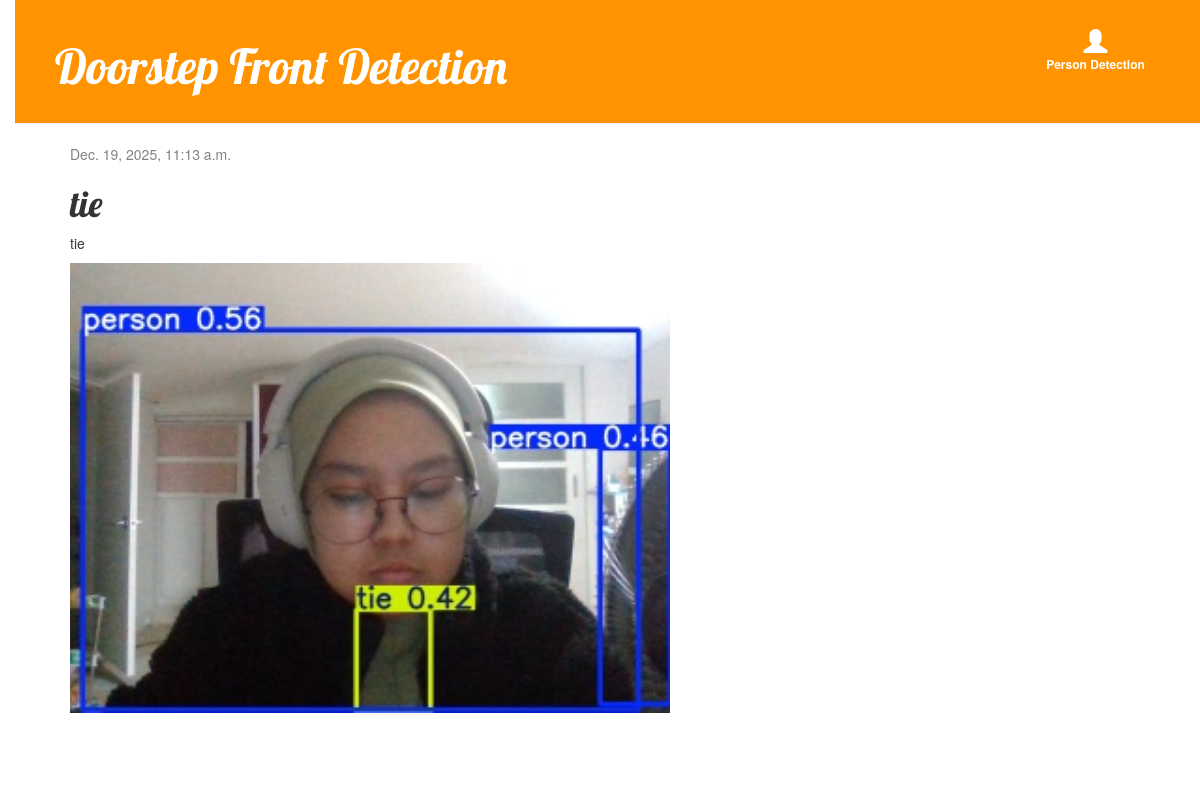
The app's page /post/146/ with its own data.
### blog/models.py (models this page shows, shortened)
class Post(models.Model):
    author = models.ForeignKey(
    settings.AUTH_USER_MODEL,
    on_delete=models.CASCADE,
    null=True,
    blank=True
)
    title= models.CharField(max_length=200)
    text = models.TextField()
    created_date= models.DateTimeField(default=timezone.now)
    published_date= models.DateTimeField(blank=True, null=True)
    image = models.ImageField(upload_to='blog_image/%Y/%m/%d/', default='blog_image/default_error.png')

### blog/views.py (the view)
# urls.py: path('post/<int:pk>/', views.post_detail, name='post_detail'),
def post_detail(request, pk):
    post = get_object_or_404(Post, pk=pk)
    return render(request, 'blog/post_detail.html', {'post': post})

### blog/templates/blog/post_detail.html (shortened to what this page needs)
 {% extends 'blog/base.html' %}
{% block content %}
<div class="post">
 {% if post.published_date %}
<div class="date">
 {{ post.published_date }}
</div>
 {% endif %}
 <h1>{{ post.title }}</h1>
 <p>{{ post.text|linebreaksbr }}</p>
 <img src="{{ post.image.url }}" class="rounded blog-image-list">
 </div>
 {% endblock %}

### blog/static/css/blog.css (style rules this page uses)
body { padding-left: 15px; }
h1, h2, h3, h4 { font-family: 'Lobster', cursive; }
.date { color: #828282; }
.post { margin-bottom: 70px; }
.blog-image-list { object-fit: cover; width: 80% }

### records on screen
Post: published_date "Dec. 19, 2025, 11:13 a.m.", title "tie", text "tie", image (picture)
